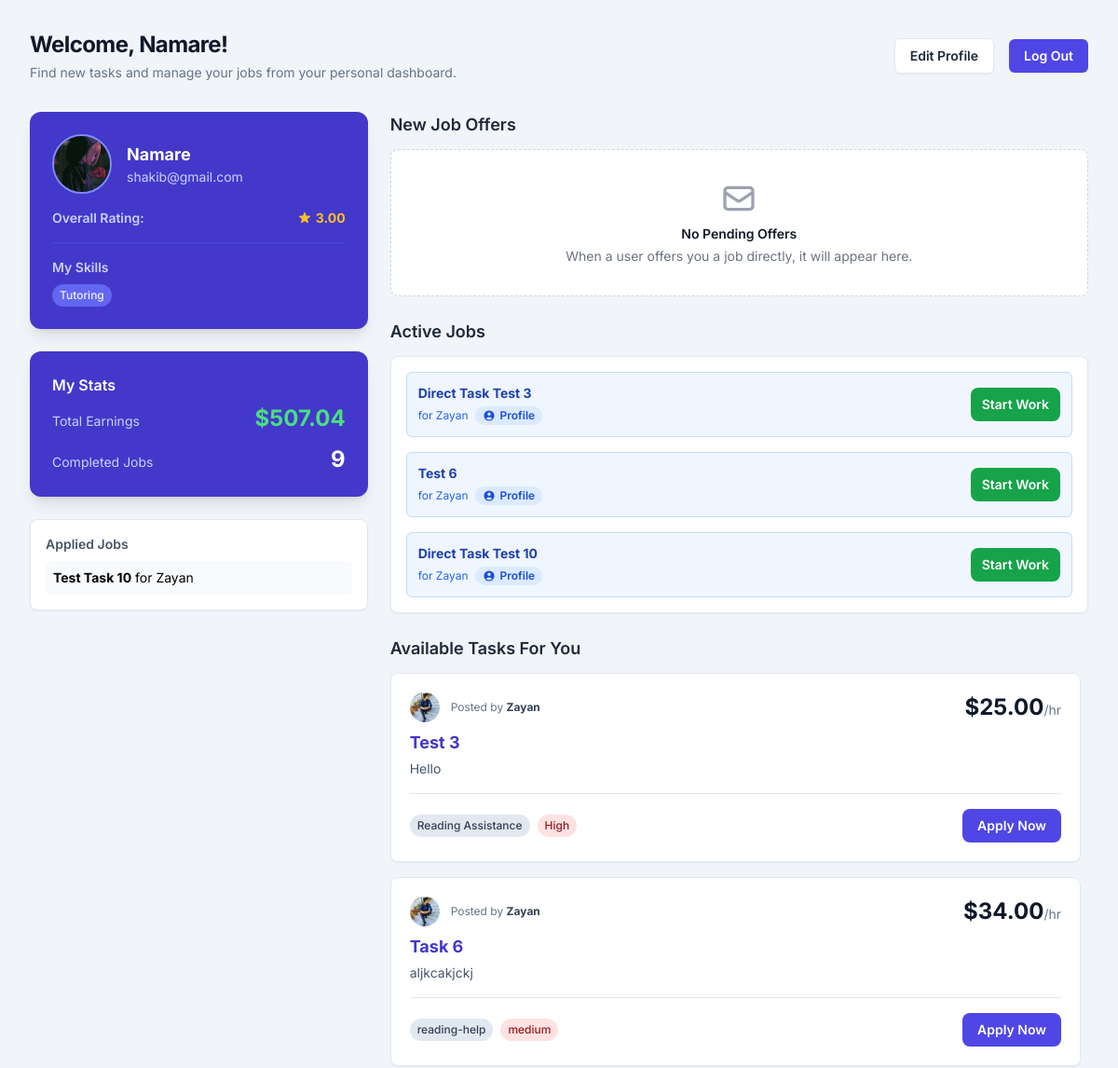
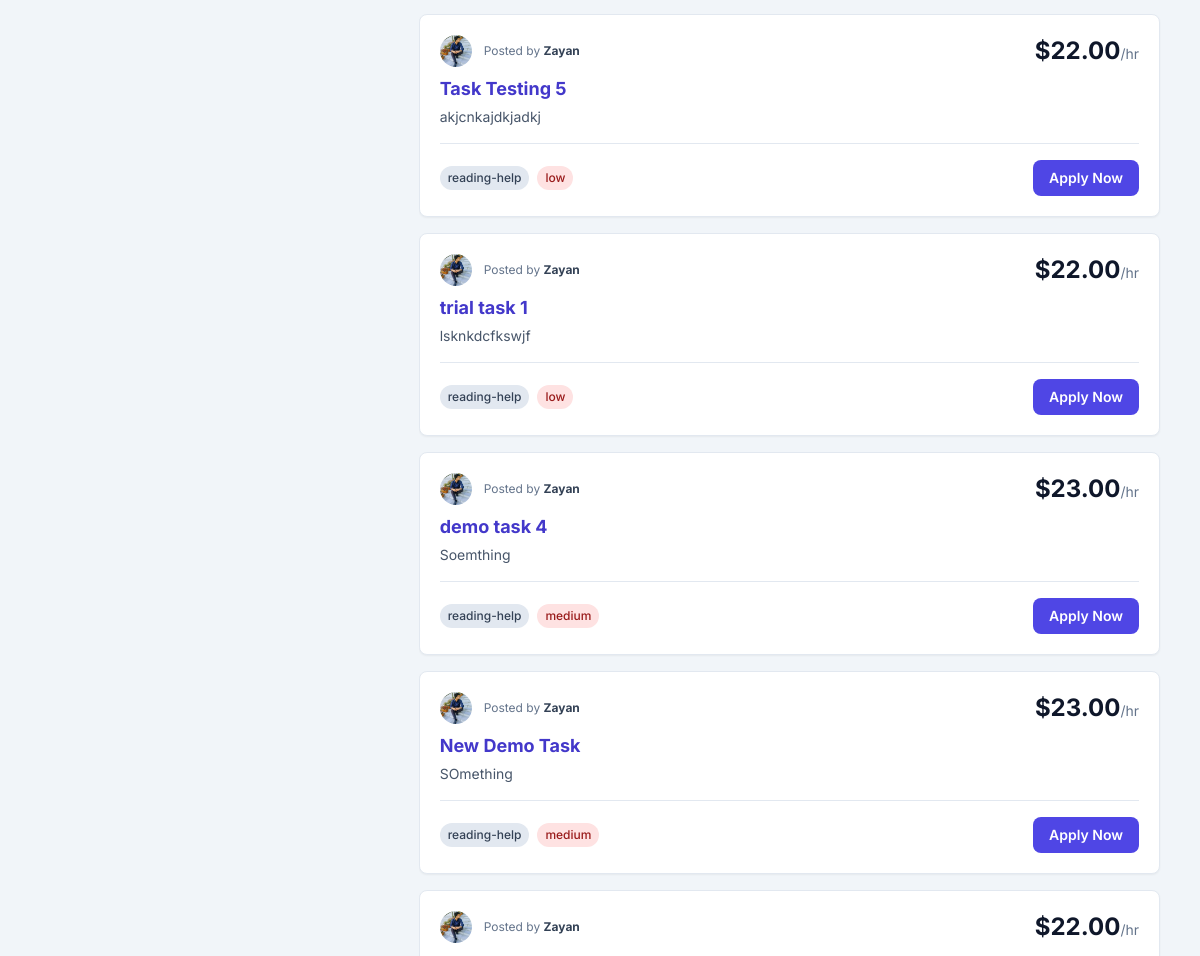
The page /helperdashboard.php (signed in) on the database its author committed (2 pictures, top to bottom).
### tables this page shows
CREATE TABLE `helpers` (
  `helper_id` int NOT NULL AUTO_INCREMENT,
  `name` varchar(255) NOT NULL,
  `email` varchar(255) NOT NULL,
  `password_hash` varchar(255) NOT NULL,
  `phone_number` varchar(15) DEFAULT NULL,
  `address` text,
  `skills` text,
  `rating` decimal(3,2) DEFAULT '0.00',
  `profile_photo` text,
  `created_at` timestamp NULL DEFAULT CURRENT_TIMESTAMP,
  `updated_at` timestamp NULL DEFAULT CURRENT_TIMESTAMP ON UPDATE CURRENT_TIMESTAMP,
  `verification_status` enum('pending','verified','rejected') DEFAULT 'pending',
  `verified_by` int DEFAULT NULL,
  `status` enum('active','suspended','deactivated') DEFAULT 'active',
  PRIMARY KEY (`helper_id`),
  UNIQUE KEY `email` (`email`),
  KEY `verified_by` (`verified_by`),
  CONSTRAINT `helpers_ibfk_1` FOREIGN KEY (`verified_by`) REFERENCES `admins` (`admin_id`)
);

CREATE TABLE `tasks` (
  `task_id` int NOT NULL AUTO_INCREMENT,
  `title` varchar(255) NOT NULL,
  `description` text,
  `skill_required` text,
  `hourly_rate` decimal(10,2) DEFAULT NULL,
  `urgency` varchar(6) DEFAULT NULL,
  `created_at` timestamp NULL DEFAULT CURRENT_TIMESTAMP,
  `updated_at` timestamp NULL DEFAULT CURRENT_TIMESTAMP ON UPDATE CURRENT_TIMESTAMP,
  `user_id` int DEFAULT NULL,
  `status` enum('open','in_progress','completed') NOT NULL DEFAULT 'open',
  PRIMARY KEY (`task_id`),
  KEY `fk_tasks_user_id` (`user_id`),
  CONSTRAINT `fk_tasks_user_id` FOREIGN KEY (`user_id`) REFERENCES `users` (`user_id`) ON DELETE CASCADE ON UPDATE CASCADE
);

CREATE TABLE `users` (
  `user_id` int NOT NULL AUTO_INCREMENT,
  `name` varchar(255) NOT NULL,
  `email` varchar(255) NOT NULL,
  `profile_photo` text,
  `password_hash` varchar(255) NOT NULL,
  `phone_number` varchar(15) DEFAULT NULL,
  `address` text,
  `user_type` enum('disabled_individual','family_member','caretaker') NOT NULL,
  `created_at` timestamp NULL DEFAULT CURRENT_TIMESTAMP,
  `updated_at` timestamp NULL DEFAULT CURRENT_TIMESTAMP ON UPDATE CURRENT_TIMESTAMP,
  `verification_status` enum('pending','verified','rejected') DEFAULT 'pending',
  `verified_by` int DEFAULT NULL,
  `status` enum('active','suspended','deactivated') DEFAULT 'active',
  PRIMARY KEY (`user_id`),
  UNIQUE KEY `email` (`email`),
  KEY `verified_by` (`verified_by`),
  CONSTRAINT `users_ibfk_1` FOREIGN KEY (`verified_by`) REFERENCES `admins` (`admin_id`)
);

CREATE TABLE `hiring_records` (
  `hiring_id` int NOT NULL AUTO_INCREMENT,
  `user_id` int NOT NULL,
  `helper_id` int NOT NULL,
  `task_id` int DEFAULT NULL,
  `start_time` datetime DEFAULT NULL,
  `end_time` datetime DEFAULT NULL,
  `hourly_rate` decimal(10,2) NOT NULL,
  `user_confirmation` enum('pending','confirmed','disputed') DEFAULT 'pending',
  `helper_confirmation` enum('pending','confirmed','disputed') DEFAULT 'pending',
  `created_at` timestamp NULL DEFAULT CURRENT_TIMESTAMP,
  `status` enum('pending','in_progress','completed','disputed') DEFAULT 'pending',
  `chat_enabled` tinyint(1) NOT NULL DEFAULT '0',
  `logged_hours` decimal(10,3) GENERATED ALWAYS AS ((timestampdiff(SECOND,`start_time`,`end_time`) / 3600)) STORED,
  PRIMARY KEY (`hiring_id`),
  KEY `user_id` (`user_id`),
  KEY `helper_id` (`helper_id`),
  KEY `task_id` (`task_id`),
  CONSTRAINT `hiring_records_ibfk_1` FOREIGN KEY (`user_id`) REFERENCES `users` (`user_id`),
  CONSTRAINT `hiring_records_ibfk_2` FOREIGN KEY (`helper_id`) REFERENCES `helpers` (`helper_id`),
  CONSTRAINT `hiring_records_ibfk_3` FOREIGN KEY (`task_id`) REFERENCES `tasks` (`task_id`)
);

### helperdashboard.php (the view, shortened to what the rows shown need)
<?php
include 'dbconnect.php';
$helper_id = $_SESSION['helper_id'];
$helper_stmt = $conn->prepare("SELECT name, email, profile_photo, rating, skills FROM helpers WHERE helper_id = ?");
$helper_stmt->bind_param("i", $helper_id);
$helper_stmt->execute();
$helper_details = $helper_stmt->get_result()->fetch_assoc();
$helper_name = $helper_details['name'] ?? 'Helper';
$helper_rating = $helper_details['rating'] ?? 0;
$helper_skills = !empty($helper_details['skills']) ? array_map('trim', explode(',', $helper_details['skills'])) : [];
$available_tasks_sql = "
    SELECT
        t.task_id, t.title, t.description, t.skill_required, t.hourly_rate, t.urgency, t.created_at,
        u.name as user_name, u.profile_photo as user_photo
    FROM tasks t
    JOIN users u ON t.user_id = u.user_id
    WHERE t.status = 'open'
    AND t.task_id NOT IN (SELECT task_id FROM applications WHERE helper_id = ?)
    AND t.task_id NOT IN (SELECT task_id FROM hiring_decisions WHERE selected_helper_id = ?)
    ORDER BY t.created_at DESC;
";
$available_tasks_stmt = $conn->prepare($available_tasks_sql);
$available_tasks_stmt->bind_param("ii", $helper_id, $helper_id);
$available_tasks_stmt->execute();
$available_tasks = $available_tasks_stmt->get_result()->fetch_all(MYSQLI_ASSOC);
$applied_sql = "
    SELECT t.title, u.name as user_name
    FROM applications a
    JOIN tasks t ON a.task_id = t.task_id
    JOIN users u ON t.user_id = u.user_id
    WHERE a.helper_id = ? AND t.status = 'open'
    AND a.task_id NOT IN (SELECT task_id FROM hiring_decisions WHERE selected_helper_id = ?)
    ORDER BY a.created_at DESC
";
$applied_stmt = $conn->prepare($applied_sql);
$applied_stmt->bind_param("ii", $helper_id, $helper_id);
$applied_stmt->execute();
$applied_jobs = $applied_stmt->get_result()->fetch_all(MYSQLI_ASSOC);
$in_progress_sql = "
    SELECT hr.hiring_id, t.title, u.name as user_name, u.user_id, hr.start_time, UNIX_TIMESTAMP(hr.start_time) as start_timestamp
    FROM hiring_records hr
    JOIN tasks t ON hr.task_id = t.task_id
    JOIN users u ON hr.user_id = u.user_id
    WHERE hr.helper_id = ? AND hr.status = 'in_progress'
    ORDER BY hr.start_time DESC
";
$in_progress_stmt = $conn->prepare($in_progress_sql);
$in_progress_stmt->bind_param("i", $helper_id);
$in_progress_stmt->execute();
$in_progress_jobs = $in_progress_stmt->get_result()->fetch_all(MYSQLI_ASSOC);
?>
<!DOCTYPE html>
<html lang="en">
<head>
    <script src="https://cdn.tailwindcss.com"></script>
</head>
<body class="bg-slate-100">
    <div class="max-w-7xl mx-auto p-4 sm:p-6 lg:p-8">
        <header class="fade-in-up mb-8">
            <div class="flex flex-wrap items-center justify-between gap-4">
                <div>
                    <h1 class="text-2xl font-bold tracking-tight text-slate-900">Welcome, <?php echo htmlspecialchars($helper_name); ?>!</h1>
                    <p class="mt-1 text-sm text-slate-500">Find new tasks and manage your jobs from your personal dashboard.</p>
                </div>
            </div>
        </header>
        <div class="grid grid-cols-1 lg:grid-cols-3 gap-6">
            <aside class="lg:col-span-1 space-y-6">
                <section class="fade-in-up bg-indigo-700 text-white p-6 rounded-xl shadow-lg" style="transition-delay: 100ms;">
                    <div class="flex items-center gap-4">
                        <img class="h-16 w-16 rounded-full object-cover border-2 border-indigo-400" src="<?php echo htmlspecialchars($helper_details['profile_photo'] ?? 'img/default-avatar.png'); ?>" alt="Profile Photo">
                        <div>
                            <h3 class="font-bold text-lg"><?php echo htmlspecialchars($helper_name); ?></h3>
                            <p class="text-sm text-indigo-200"><?php echo htmlspecialchars($helper_details['email']); ?></p>
                        </div>
                    </div>
                    <div class="mt-4 flex items-center justify-between text-sm">
                        <span class="font-semibold text-indigo-200">Overall Rating:</span>
                        <span class="font-bold text-amber-400 flex items-center gap-1">
                            <?php echo number_format($helper_rating, 2); ?>
                        </span>
                    </div>
                     <div class="mt-4 pt-4 border-t border-indigo-600">
                        <div class="flex flex-wrap gap-2">
                           <?php foreach($helper_skills as $skill): ?>
                            <span class="bg-indigo-500 text-indigo-50 text-xs font-medium px-2 py-1 rounded-full"><?php echo htmlspecialchars($skill); ?></span>
                           <?php endforeach; ?>
                        </div>
                    </div>
                </section>
                <section class="fade-in-up" style="transition-delay: 300ms;">
                    <div class="bg-white p-4 rounded-lg border border-slate-200 shadow-sm space-y-4">
                        <div>
                            <ul id="applied-jobs-list" class="space-y-2">
                            <?php if(empty($applied_jobs)): ?>
                                <li id="no-applied-jobs" class="text-xs text-slate-400">No jobs applied for yet.</li>
                            <?php else: ?>
                                <?php foreach($applied_jobs as $job): ?>
                                    <li class="text-sm p-2 bg-slate-50 rounded-md"><strong><?php echo htmlspecialchars($job['title']); ?></strong> for <?php echo htmlspecialchars($job['user_name']); ?></li>
                                <?php endforeach; ?>
                            <?php endif; ?>
                            </ul>
                        </div>
                    </div>
                </section>
            </aside>
            <main class="lg:col-span-2 space-y-6">
    <section class="fade-in-up" style="transition-delay: 100ms;">
    <h2 class="text-lg font-semibold text-slate-800 mb-3">New Job Offers</h2>
</section>
                <section class="fade-in-up" style="transition-delay: 200ms;">
                    <h2 class="text-lg font-semibold text-slate-800 mb-3">Active Jobs</h2>
                     <div class="bg-white p-4 rounded-lg border border-slate-200 shadow-sm">
                        <?php if(empty($in_progress_jobs)): ?>
                            <p class="text-sm text-slate-400 text-center py-4">No jobs currently in progress.</p>
                        <?php else: ?>
                            <ul class="space-y-4">
                            <?php foreach($in_progress_jobs as $job): ?>
                                <li class="text-sm p-3 bg-blue-50 border border-blue-200 rounded-md">
                                    <div class="flex flex-col sm:flex-row sm:items-center sm:justify-between gap-3">
 <div>
    <p class="font-bold text-blue-800"><?php echo htmlspecialchars($job['title']); ?></p>
    <div class="flex items-center text-xs mt-1 mb-3 sm:mb-0">
        <span class="text-blue-600">for <?php echo htmlspecialchars($job['user_name']); ?></span>
        <a href="publicprofile_user.php?id=<?php echo $job['user_id']; ?>" target="_blank"
           class="ml-2 inline-flex items-center gap-1 bg-blue-100 text-blue-700 font-semibold px-2 py-0.5 rounded-full hover:bg-blue-200 transition-colors">
            Profile
        </a>
    </div>
</div>
                                        <div class="flex items-center gap-2 w-full sm:w-auto">
                                            <?php if (is_null($job['start_time'])): ?>
                                                <a href="handle_work_timer.php?hiring_id=<?php echo $job['hiring_id']; ?>&action=start" class="flex-1 text-center text-sm font-semibold bg-green-600 text-white px-3 py-2 rounded-lg hover:bg-green-700">Start Work</a>
                                            <?php endif; ?>
                                        </div>
                                    </div>
                                </li>
                            <?php endforeach; ?>
                            </ul>
                        <?php endif; ?>
                    </div>
                </section>
                <section class="fade-in-up" style="transition-delay: 300ms;">
                    <h2 class="text-lg font-semibold text-slate-800 mb-3">Available Tasks For You</h2>
                    <div id="available-tasks-container" class="space-y-4 max-h-[70vh] overflow-y-auto pr-2">
                        <?php if (empty($available_tasks)): ?>
                            <div class="text-center bg-white p-12 rounded-lg border border-dashed border-slate-300">
                                <svg class="mx-auto h-10 w-10 text-gray-400" fill="none" viewBox="0 0 24 24" stroke="currentColor"><path vector-effect="non-scaling-stroke" stroke-linecap="round" stroke-linejoin="round" stroke-width="2" d="M21 21l-6-6m2-5a7 7 0 11-14 0 7 7 0 0114 0z" /></svg>
                                <h3 class="mt-2 text-sm font-semibold text-gray-900">No Available Tasks</h3>
                                <p class="mt-1 text-sm text-gray-500">Check back later for new opportunities.</p>
                            </div>
                        <?php else: ?>
                            <?php foreach($available_tasks as $task): ?>
                                <div class="task-card bg-white p-5 rounded-lg border border-slate-200 shadow-sm transition hover:shadow-md hover:border-slate-300" data-task-id="<?php echo $task['task_id']; ?>">
                                    <div class="flex flex-col sm:flex-row sm:justify-between sm:items-start">
                                        <div class="flex-grow">
                                            <div class="flex items-center gap-3 mb-2">
                                                <img class="h-8 w-8 rounded-full object-cover" src="<?php echo htmlspecialchars($task['user_photo'] ?? 'img/default-avatar.png'); ?>" alt="User Photo">
                                                <span class="text-xs text-slate-500">Posted by <strong class="text-slate-700" data-user-name="<?php echo htmlspecialchars($task['user_name']); ?>"><?php echo htmlspecialchars($task['user_name']); ?></strong></span>
                                            </div>
                                            <h3 class="font-bold text-lg text-indigo-700" data-task-title="<?php echo htmlspecialchars($task['title']); ?>"><?php echo htmlspecialchars($task['title']); ?></h3>
                                            <p class="text-sm text-slate-600 mt-1 max-w-prose"><?php echo htmlspecialchars($task['description']); ?></p>
                                        </div>
                                        <div class="mt-4 sm:mt-0 sm:ml-6 text-right flex-shrink-0">
                                            <p class="text-2xl font-bold text-slate-900">$<?php echo number_format($task['hourly_rate'], 2); ?><span class="font-normal text-sm text-slate-500">/hr</span></p>
                                        </div>
                                    </div>
                                    <div class="mt-4 pt-4 border-t border-slate-200 flex flex-wrap items-center justify-between gap-3">
                                        <div class="flex items-center gap-2 text-xs">
                                            <span class="bg-slate-200 text-slate-700 font-medium px-2 py-1 rounded-full"><?php echo htmlspecialchars($task['skill_required']); ?></span>
                                            <span class="bg-red-100 text-red-800 font-medium px-2 py-1 rounded-full"><?php echo htmlspecialchars($task['urgency']); ?></span>
                                        </div>
                                        <button class="apply-btn text-sm font-semibold bg-indigo-600 text-white px-4 py-2 rounded-lg hover:bg-indigo-700">Apply Now</button>
                                    </div>
                                </div>
                            <?php endforeach; ?>
                        <?php endif; ?>
                    </div>
                </section>
            </main>
        </div>
    </div>
</body>
</html>

### rows shown on the page
helpers: name "Namare", profile_photo (picture), email "shakib@gmail.com", rating "3.00", skills "Tutoring"
tasks: title "Test Task 10", user.name "Zayan"
hiring_records: task.title "Direct Task Test 3", user.name "Zayan"
hiring_records: task.title "Test 6", user.name "Zayan"
hiring_records: task.title "Direct Task Test 10", user.name "Zayan"
tasks: user.profile_photo (picture), user.name "Zayan", title "Test 3", description "Hello", hourly_rate "25.00", skill_required "Reading Assistance", urgency "High"
tasks: user.profile_photo (picture), user.name "Zayan", title "Task 6", description "aljkcakjckj", hourly_rate "34.00", skill_required "reading-help", urgency "medium"
tasks: user.profile_photo (picture), user.name "Zayan", title "Task Testing 5", description "akjcnkajdkjadkj", hourly_rate "22.00", skill_required "reading-help", urgency "low"
tasks: user.profile_photo (picture), user.name "Zayan", title "trial task 1", description "lsknkdcfkswjf", hourly_rate "22.00", skill_required "reading-help", urgency "low"
tasks: user.profile_photo (picture), user.name "Zayan", title "demo task 4", description "Soemthing", hourly_rate "23.00", skill_required "reading-help", urgency "medium"
tasks: user.profile_photo (picture), user.name "Zayan", title "New Demo Task", description "SOmething", hourly_rate "23.00", skill_required "reading-help", urgency "medium"
tasks: user.profile_photo (picture), user.name "Zayan", hourly_rate "22.00"

### other values the page prints
$total_earnings "507.04"
$completed_jobs "9"
